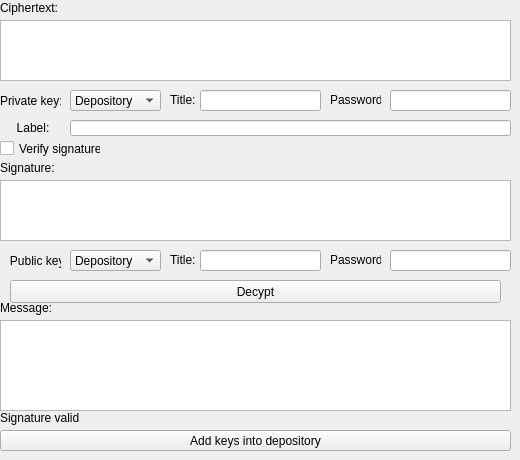
        <widget class="QWidget" name="pg_prsa_dec">
         <widget class="QPushButton" name="btn_prsadec_dec">
          <property name="geometry">
           <rect>
            <x>10</x>
            <y>280</y>
            <width>491</width>
            <height>23</height>
           </rect>
          </property>
          <property name="text">
           <string>Decypt</string>
          </property>
         </widget>
         <widget class="QPlainTextEdit" name="pte_prsadec_cip">
          <property name="geometry">
           <rect>
            <x>0</x>
            <y>20</y>
            <width>511</width>
            <height>61</height>
           </rect>
          </property>
         </widget>
         <widget class="QLabel" name="lbl_prsadec_cip">
          <property name="geometry">
           <rect>
            <x>0</x>
            <y>0</y>
            <width>61</width>
            <height>16</height>
           </rect>
          </property>
          <property name="text">
           <string>Ciphertext:</string>
          </property>
         </widget>
         <widget class="QLabel" name="lbl_prsadec_prk">
          <property name="geometry">
           <rect>
            <x>0</x>
            <y>90</y>
            <width>61</width>
            <height>21</height>
           </rect>
          </property>
          <property name="text">
           <string>Private key:</string>
          </property>
         </widget>
         <widget class="QCheckBox" name="chbx_prsadec_vsign">
          <property name="geometry">
           <rect>
            <x>0</x>
            <y>140</y>
            <width>101</width>
            <height>17</height>
           </rect>
          </property>
          <property name="text">
           <string>Verify signature</string>
          </property>
         </widget>
         <widget class="QPlainTextEdit" name="pte_prsadec_mes">
          <property name="geometry">
           <rect>
            <x>0</x>
            <y>320</y>
            <width>511</width>
            <height>91</height>
           </rect>
          </property>
         </widget>
         <widget class="QLabel" name="lbl_prsadec_mes">
          <property name="geometry">
           <rect>
            <x>0</x>
            <y>300</y>
            <width>61</width>
            <height>16</height>
           </rect>
          </property>
          <property name="text">
           <string>Message:</string>
          </property>
         </widget>
         <widget class="QLineEdit" name="lne_prsadec_lbl">
          <property name="geometry">
           <rect>
            <x>70</x>
            <y>120</y>
            <width>441</width>
            <height>16</height>
           </rect>
          </property>
         </widget>
         <widget class="QLabel" name="lbl_prsadec_lbl">
          <property name="geometry">
           <rect>
            <x>10</x>
            <y>120</y>
            <width>51</width>
            <height>16</height>
           </rect>
          </property>
          <property name="text">
           <string>  Label:</string>
          </property>
         </widget>
         <widget class="QLabel" name="lbl_prsadec_pbk">
          <property name="geometry">
           <rect>
            <x>0</x>
            <y>250</y>
            <width>61</width>
            <height>21</height>
           </rect>
          </property>
          <property name="text">
           <string>   Public key:</string>
          </property>
         </widget>
         <widget class="QLabel" name="lbl_prsadec_sign">
          <property name="geometry">
           <rect>
            <x>0</x>
            <y>160</y>
            <width>61</width>
            <height>16</height>
           </rect>
          </property>
          <property name="text">
           <string>Signature:</string>
          </property>
         </widget>
         <widget class="QPlainTextEdit" name="pte_prsadec_sign">
          <property name="geometry">
           <rect>
            <x>0</x>
            <y>180</y>
            <width>511</width>
            <height>61</height>
           </rect>
          </property>
         </widget>
         <widget class="QLabel" name="lbl_prsadec_signval">
          <property name="geometry">
           <rect>
            <x>0</x>
            <y>410</y>
            <width>161</width>
            <height>16</height>
           </rect>
          </property>
          <property name="text">
           <string>Signature valid</string>
          </property>
         </widget>
         <widget class="QComboBox" name="cmbx_prsadec_prk">
          <property name="geometry">
           <rect>
            <x>70</x>
            <y>90</y>
            <width>91</width>
            <height>21</height>
           </rect>
          </property>
          <item>
           <property name="text">
            <string>Depository</string>
           </property>
          </item>
          <item>
           <property name="text">
            <string>Enter</string>
           </property>
          </item>
         </widget>
         <widget class="QComboBox" name="cmbx_prsadec_pbk">
          <property name="geometry">
           <rect>
            <x>70</x>
            <y>250</y>
            <width>91</width>
            <height>21</height>
           </rect>
          </property>
          <item>
           <property name="text">
            <string>Depository</string>
           </property>
          </item>
          <item>
           <property name="text">
            <string>Enter</string>
           </property>
          </item>
         </widget>
         <widget class="QPushButton" name="btn_prsadec_addkdep">
          <property name="geometry">
           <rect>
            <x>0</x>
            <y>430</y>
            <width>511</width>
            <height>21</height>
           </rect>
          </property>
          <property name="text">
           <string>Add keys into depository</string>
          </property>
         </widget>
         <widget class="QStackedWidget" name="stw_prsadec_prk">
          <property name="geometry">
           <rect>
            <x>170</x>
            <y>90</y>
            <width>341</width>
            <height>21</height>
           </rect>
          </property>
          <property name="currentIndex">
           <number>1</number>
          </property>
          <widget class="QWidget" name="pg_prsadec_ent">
           <widget class="QLineEdit" name="lne_prsadece_prk">
            <property name="geometry">
             <rect>
              <x>0</x>
              <y>0</y>
              <width>341</width>
              <height>21</height>
             </rect>
            </property>
           </widget>
          </widget>
          <widget class="QWidget" name="pg_prsadec_dep">
           <widget class="QLineEdit" name="lne_prsadecd_prk">
            <property name="geometry">
             <rect>
              <x>30</x>
              <y>0</y>
              <width>121</width>
              <height>21</height>
             </rect>
            </property>
           </widget>
           <widget class="QLineEdit" name="lne_prsadec_pass">
            <property name="geometry">
             <rect>
              <x>220</x>
              <y>0</y>
              <width>121</width>
              <height>21</height>
             </rect>
            </property>
           </widget>
           <widget class="QLabel" name="lbl_prsadec_pass">
            <property name="geometry">
             <rect>
              <x>160</x>
              <y>0</y>
              <width>51</width>
              <height>20</height>
             </rect>
            </property>
            <property name="text">
             <string>Password:</string>
            </property>
           </widget>
           <widget class="QLabel" name="lbl_prsadec_prktitle">
            <property name="geometry">
             <rect>
              <x>0</x>
              <y>0</y>
              <width>31</width>
              <height>20</height>
             </rect>
            </property>
            <property name="text">
             <string>Title:</string>
            </property>
           </widget>
          </widget>
         </widget>
         <widget class="QStackedWidget" name="stw_prsadec_pbk">
          <property name="geometry">
           <rect>
            <x>170</x>
            <y>250</y>
            <width>341</width>
            <height>21</height>
           </rect>
          </property>
          <property name="currentIndex">
           <number>1</number>
          </property>
          <widget class="QWidget" name="pg_prsadecs_ent">
           <widget class="QLineEdit" name="lne_prsadeces_pbk">
            <property name="geometry">
             <rect>
              <x>0</x>
              <y>0</y>
              <width>341</width>
              <height>21</height>
             </rect>
            </property>
           </widget>
          </widget>
          <widget class="QWidget" name="pg_prsadecs_dep">
           <widget class="QLineEdit" name="lne_prsadecds_pbk">
            <property name="geometry">
             <rect>
              <x>30</x>
              <y>0</y>
              <width>121</width>
              <height>21</height>
             </rect>
            </property>
           </widget>
           <widget class="QLabel" name="lbl_prsadecs_pass">
            <property name="geometry">
             <rect>
              <x>160</x>
              <y>0</y>
              <width>51</width>
              <height>20</height>
             </rect>
            </property>
            <property name="text">
             <string>Password:</string>
            </property>
           </widget>
           <widget class="QLabel" name="lbl_prsadecs_pbktitle">
            <property name="geometry">
             <rect>
              <x>0</x>
              <y>0</y>
              <width>31</width>
              <height>20</height>
             </rect>
            </property>
            <property name="text">
             <string>Title:</string>
            </property>
           </widget>
           <widget class="QLineEdit" name="lne_prsadecs_pass">
            <property name="geometry">
             <rect>
              <x>220</x>
              <y>0</y>
              <width>121</width>
              <height>21</height>
             </rect>
            </property>
           </widget>
          </widget>
         </widget>
        </widget>
